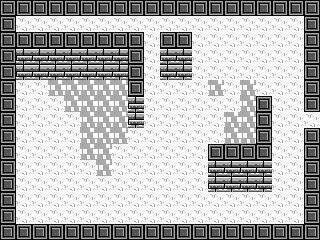

The image is a tile-based game level rendered from a .tmx file. Its description and source (layers, tilesets, objects; grid data summarised) follow:
An orthogonal 20x15 tile map with 16x16 px tiles, 1 tile layer (Tile Layer 1) and 2 objects (Character, Event).

<map version="1.0" orientation="orthogonal" width="20" height="15" tilewidth="16" tileheight="16">
 <properties>
  <property name="name" value="saga testmap" />
 </properties>
 <tileset firstgid="1" name="welp" tilewidth="16" tileheight="16">
  <image source="tilesets/welp.png" width="48" height="32" />
  <terraintypes>
   <terrain name="New Terrain" tile="-1" />
  </terraintypes>
  <tile id="0" terrain=",,0,0" />
  <tile id="1" terrain=",,0,0" />
  <tile id="2" terrain=",,0,">
   <properties>
    <property name="x" value="" />
   </properties>
  </tile>
  <tile id="3" terrain="0,0,,">
   <properties>
    <property name="x" value="" />
   </properties>
  </tile>
  <tile id="4" terrain="0,0,,">
   <properties>
    <property name="x" value="" />
   </properties>
  </tile>
  <tile id="5" terrain="0,,0," />
 </tileset>
 <layer name="Tile Layer 1" width="20" height="15">
  <properties>
   <property name="z" value="0" />
  </properties>
  <data>[300 cells, 300 non-empty, 4 distinct tile ids]</data>
 </layer>
 <objectgroup name="Object Layer 1" width="20" height="15">
  <object name="bob the bozo" type="Character" x="48" y="160" width="16" height="16">
   <properties>
    <property name="appearance" value="4dir_ffl2_human" />
   </properties>
  </object>
  <object type="Event" x="304" y="112" width="16" height="16">
   <properties>
    <property name="onCollide" value="teleport('test2.tmx', 1, 8)" />
   </properties>
  </object>
 </objectgroup>
</map>
